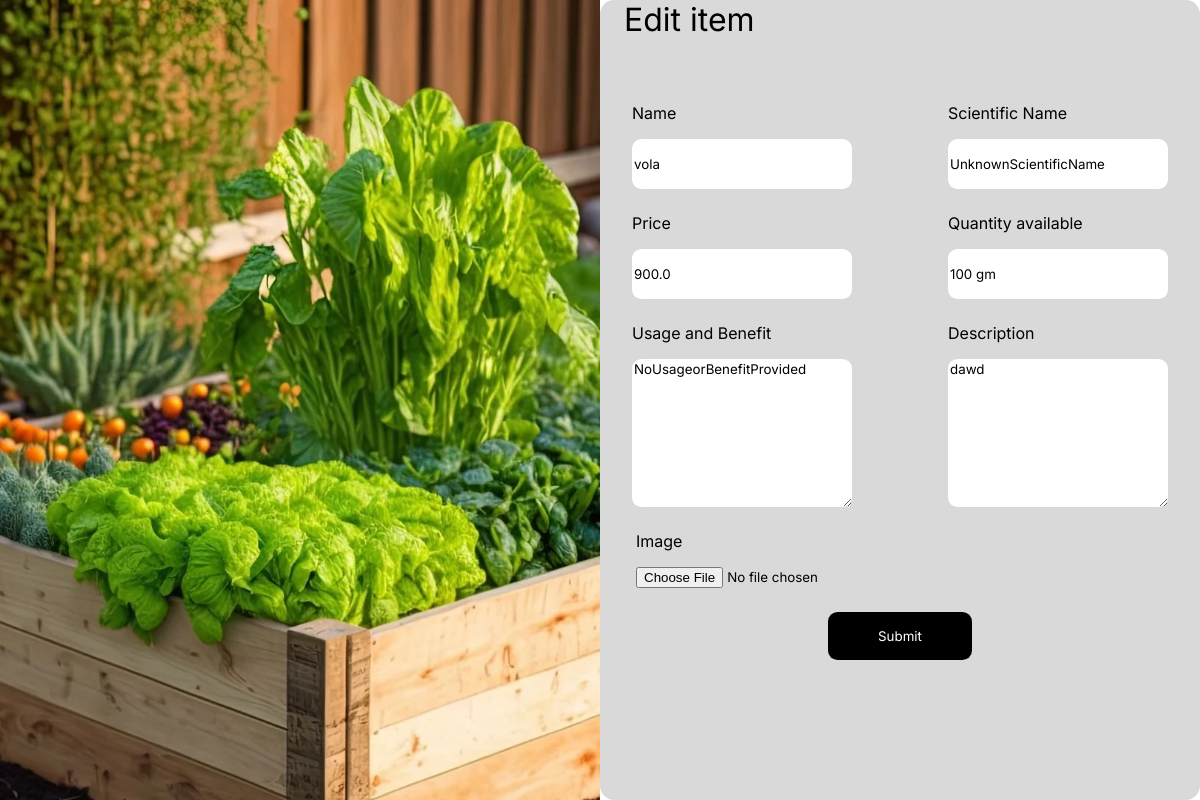
/5/edit/ (signed in), run on the app's committed database.
### item/models.py (models this page shows, shortened)
class Item(models.Model):
    category = models.ForeignKey(Category, related_name='items', on_delete=models.CASCADE)
    name = models.CharField(max_length=255)
    scientific_name = models.CharField(max_length=255, default='')
    description = models.TextField(blank=True, null=True)
    usage_and_benefits = models.TextField(default='', blank=False, null=False)
    price = models.CharField(max_length=255)
    quantity_available = models.CharField(max_length=255)
    image = models.ImageField(upload_to='item_images', blank=True, null=True)
    is_sold = models.BooleanField(default=False)
    created_by = models.ForeignKey(User, related_name='items', on_delete=models.CASCADE)
    created_at = models.DateTimeField(auto_now_add=True)
    discount = models.DecimalField(max_digits=5, decimal_places=2, default=0)  # New field for discount
    discounted_price = models.DecimalField(max_digits=10, decimal_places=2, null=True, blank=True)

### item/views.py (the view)
# urls.py: path('<int:pk>/edit/', views.edit, name='edit'),
@login_required
def edit(request, pk):
    item = get_object_or_404(Item, pk= pk, created_by=request.user)
    if request.method == 'POST':
        form = EditItemForm(request.POST, request.FILES, instance=item)
        if form.is_valid():
            form.save()
            return redirect('item:detail', pk=item.id)
    else:
        form = EditItemForm(instance=item)
    return render(request, 'item/form.html', {
        'form': form,
        'title': 'Edit item',
    })

### item/templates/item/form.html (shortened to what this page needs)
{% load static %}
<!DOCTYPE html>
<html lang="en">
  <head>
    <link rel="stylesheet" href="{% static 'form.css' %}" />
  </head>
  <body>
    <div class="parent_div">
    <div class="image_section">
        <img src="{% static './item/images/Herb.webp'%}">
    </div>
      <div class="form_parent">
        <div class="item_text">
          <span>{{title}}</span>
        </div>
        <div class="form_body">
          <form
            method="POST"
            action="."
            enctype="multipart/form-data"
            class="item_form"
          >
            <div class="first_row">
              <div class="name_field">
                <span>Name</span>
                {{form.name}}
              </div>
              <div class="sname_field">
                <span>Scientific Name</span>
                {{form.scientific_name}}
              </div>
            </div>
            <div class="second_row">
              <div class="price_field">
                <span>Price</span>
                {{form.price}}
              </div>
              <div class="quantity_field">
                <span>Quantity available</span>
                {{form.quantity_available}}
              </div>
            </div>
            <div class="third_row">
              <div class="usage_field">
                <span>Usage and Benefit</span>
                {{form.usage_and_benefits}}
              </div>
              <div class="description_field">
                <span>Description</span>
                {{form.description}}
              </div>
            </div>
            <div class="fourth_row">
              <div class="image_field">
                <span>Image</span>
                {{form.image}}
              </div>
            </div>
            <div class="submit_btn">
              <button>Submit</button>
            </div>
          </form>
        </div>
      </div>
    </div>
  </body>
</html>

### item/static/form.css (style rules this page uses)
* { margin: 0; font-family: Inter,sans-serif; }
.parent_div { display: grid; grid-template-columns: 1fr 1fr; justify-content: flex-end; height: 100vh; }
.item_text { font-size: 2rem; margin-left: 2vmax; }
.image_section { display: flex; height: 100% ; }
.image_section img { object-fit: cover; height: 100%; width: 100%; }
.form_parent { background-color: #D9D9D9; display: flex; flex-wrap: wrap; flex-flow: column wrap; border-radius: 0.9rem; gap: 5vmin; }
.item_form { display: flex; flex-flow: column wrap; width: 100%; gap:3vmin; }
.first_row { display: flex; flex-flow: row wrap; gap: 8vmax; justify-content: center; }
.first_row .name_field { display: flex; flex-flow: column wrap; gap: 2vmin; }
.name_input { border-radius: 0.6rem; width: 18vmax; height: 6vmin; border: none; }
.first_row .sname_field { display: flex; flex-flow: column wrap; gap: 2vmin; }
.second_row { display: flex; flex-flow: row wrap; gap: 8vmax; justify-content: center; }
.second_row .price_field { display: flex; flex-flow: column wrap; gap: 2vmin; }
.price_input { border-radius: 0.6rem; width: 18vmax; height: 6vmin; border: none; }
.second_row .quantity_field { display: flex; flex-flow: column wrap; gap: 2vmin; }
.quantity_input { border-radius: 0.6rem; width: 18vmax; height: 6vmin; border: none; }
.third_row { display: flex; flex-flow: row wrap; gap: 8vmax; justify-content: center; }
.third_row .usage_field { display: flex; flex-flow: column wrap; gap: 2vmin; }
.usage_input { border-radius: 0.6rem; width: 18vmax; height: 18vmin; border: none; }
.third_row .description_field { display: flex; flex-flow: column wrap; gap: 2vmin; }
.description_input { border-radius: 0.6rem; width: 18vmax; height: 18vmin; border: none; }
.fourth_row { display: flex; flex-flow: row wrap; gap: 8vmax; justify-content: flex-start; }
.fourth_row .image_field { display: flex; flex-flow: column wrap; gap: 2vmin; margin-left: 3vmax; }
.submit_btn { display: flex; flex-flow: row wrap; gap: 8vmax; justify-content: center; }
.submit_btn button { color: white; background-color: black; border-radius: 0.6rem; width: 12vmax; height: 6vmin; border: none; cursor: pointer; }

### data on the page
Item: name "vola", scientific_name "UnknownScientificName", price "900.0", quantity_available "100 gm", usage_and_benefits "NoUsageorBenefitProvided", description "dawd"

### other printed values
{{ title }} "Edit item"
